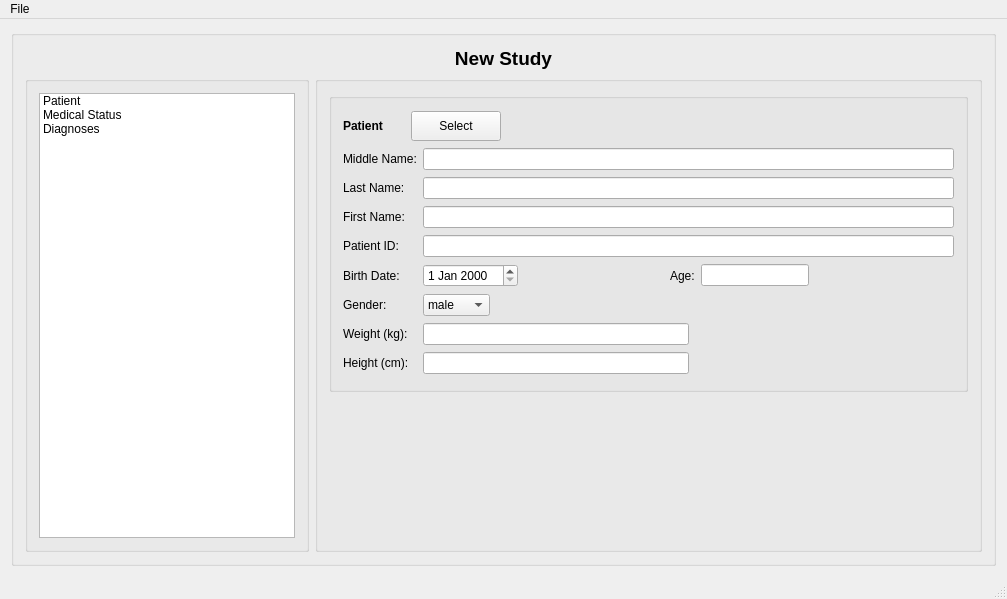
<?xml version="1.0" encoding="UTF-8"?>
<ui version="4.0">
 <class>MainForm</class>
 <widget class="QMainWindow" name="MainForm">
  <property name="geometry">
   <rect>
    <x>0</x>
    <y>0</y>
    <width>1007</width>
    <height>599</height>
   </rect>
  </property>
  <property name="windowTitle">
   <string>MainForm</string>
  </property>
  <property name="styleSheet">
   <string notr="true">/*--- General ---*/

QToolButton:disabled:checked
{
	/*color: rgb(0, 0, 255); */
	color: rgb(60, 60, 60);
	font-weight: bold;
	/*font-style: italic*/
}

QLineEdit:read-only
{
	background: palette(window);
}

QSpinBox[readOnly=&quot;true&quot;]
{
	background: palette(window);
}

QDoubleSpinBox[readOnly=&quot;true&quot;]
{
	background: palette(window);
}

/*--- SimpleDialog1 ---*/

QMainWindow[Style=&quot;SimpleDialog1&quot;]
{
	background-color:rgb(229,226,210); 
}

QDialog[Style=&quot;SimpleDialog1&quot;] &gt; QGroupBox,
QDialog[Style=&quot;SimpleDialog1&quot;] &gt; QWidget &gt; QGroupBox
{
	background-color:rgb(245,242,224);
	border-left: 2px groove rgb(205,202,184);
	border-top: 2px groove rgb(205,202,184);
	border-right: 2px ridge rgb(205,202,184);
	border-bottom: 2px ridge rgb(205,202,184);
	border-width: 2px;
	border-radius: 4px;
}

/*--- SimpleForm1 ---*/

QWidget[Style=&quot;SimpleForm1&quot;]
{
}

QWidget[Style=&quot;SimpleForm1&quot;] &gt; QGroupBox
{
	background-color:rgb(245,242,224);
	border-left: 2px groove rgb(205,202,184);
	border-top: 2px groove rgb(205,202,184);
	border-right: 2px ridge rgb(205,202,184);
	border-bottom: 2px ridge rgb(205,202,184);
	border-width: 2px;
	border-radius: 4px;
}</string>
  </property>
  <widget class="QWidget" name="centralWidget">
   <layout class="QGridLayout" name="gridLayout">
    <item row="0" column="0">
     <widget class="QStackedWidget" name="uiStackedWidget">
      <property name="currentIndex">
       <number>1</number>
      </property>
      <widget class="QWidget" name="firstPage">
       <layout class="QGridLayout" name="gridLayout_2">
        <item row="0" column="1">
         <widget class="QPushButton" name="uiNewStudyPushButton">
          <property name="minimumSize">
           <size>
            <width>120</width>
            <height>70</height>
           </size>
          </property>
          <property name="font">
           <font>
            <pointsize>14</pointsize>
            <weight>75</weight>
            <bold>true</bold>
           </font>
          </property>
          <property name="text">
           <string>New Study</string>
          </property>
         </widget>
        </item>
        <item row="0" column="2">
         <widget class="QPushButton" name="uiEmergencyPushButton">
          <property name="minimumSize">
           <size>
            <width>120</width>
            <height>70</height>
           </size>
          </property>
          <property name="font">
           <font>
            <pointsize>14</pointsize>
            <weight>75</weight>
            <bold>true</bold>
           </font>
          </property>
          <property name="text">
           <string>Emergency</string>
          </property>
         </widget>
        </item>
        <item row="0" column="0">
         <spacer name="horizontalSpacer">
          <property name="orientation">
           <enum>Qt::Horizontal</enum>
          </property>
          <property name="sizeHint" stdset="0">
           <size>
            <width>40</width>
            <height>20</height>
           </size>
          </property>
         </spacer>
        </item>
        <item row="0" column="3">
         <spacer name="horizontalSpacer_2">
          <property name="orientation">
           <enum>Qt::Horizontal</enum>
          </property>
          <property name="sizeHint" stdset="0">
           <size>
            <width>40</width>
            <height>20</height>
           </size>
          </property>
         </spacer>
        </item>
       </layout>
      </widget>
      <widget class="QWidget" name="newStudyPage">
       <layout class="QGridLayout" name="gridLayout_3">
        <property name="leftMargin">
         <number>0</number>
        </property>
        <property name="topMargin">
         <number>0</number>
        </property>
        <property name="rightMargin">
         <number>0</number>
        </property>
        <property name="bottomMargin">
         <number>0</number>
        </property>
        <item row="0" column="0">
         <widget class="QGroupBox" name="groupBox">
          <property name="title">
           <string/>
          </property>
          <layout class="QGridLayout" name="gridLayout_4">
           <item row="2" column="0" alignment="Qt::AlignLeft">
            <widget class="QGroupBox" name="uiListWidgetGroupBox">
             <property name="title">
              <string/>
             </property>
             <layout class="QGridLayout" name="gridLayout_5">
              <item row="0" column="0">
               <widget class="QListWidget" name="listWidget">
                <property name="iconSize">
                 <size>
                  <width>40</width>
                  <height>40</height>
                 </size>
                </property>
                <item>
                 <property name="text">
                  <string>Patient</string>
                 </property>
                 <property name="icon">
                  <iconset>
                   <normaloff>bin/listIcon1.png</normaloff>bin/listIcon1.png</iconset>
                 </property>
                </item>
                <item>
                 <property name="text">
                  <string>Medical Status</string>
                 </property>
                 <property name="icon">
                  <iconset>
                   <normaloff>bin/listIcon1.png</normaloff>bin/listIcon1.png</iconset>
                 </property>
                </item>
                <item>
                 <property name="text">
                  <string>Diagnoses</string>
                 </property>
                 <property name="icon">
                  <iconset>
                   <normaloff>bin/listIcon1.png</normaloff>bin/listIcon1.png</iconset>
                 </property>
                </item>
               </widget>
              </item>
             </layout>
            </widget>
           </item>
           <item row="2" column="1">
            <widget class="QGroupBox" name="uiStackWidgetGroupBox2">
             <property name="title">
              <string/>
             </property>
             <layout class="QGridLayout" name="gridLayout_6">
              <item row="0" column="0">
               <widget class="QStackedWidget" name="stackedWidget">
                <property name="currentIndex">
                 <number>0</number>
                </property>
                <widget class="QWidget" name="patientPage">
                 <layout class="QGridLayout" name="gridLayout_7">
                  <property name="leftMargin">
                   <number>0</number>
                  </property>
                  <property name="topMargin">
                   <number>0</number>
                  </property>
                  <property name="rightMargin">
                   <number>0</number>
                  </property>
                  <property name="bottomMargin">
                   <number>0</number>
                  </property>
                  <item row="0" column="1">
                   <widget class="QGroupBox" name="uiPatientGroupBox">
                    <property name="title">
                     <string/>
                    </property>
                    <layout class="QGridLayout" name="gridLayout_8">
                     <item row="2" column="0">
                      <widget class="QLabel" name="uiPatientLastNameLabel">
                       <property name="text">
                        <string>Last Name:</string>
                       </property>
                      </widget>
                     </item>
                     <item row="6" column="0">
                      <widget class="QLabel" name="uiPatientGenderLabel">
                       <property name="text">
                        <string>Gender:</string>
                       </property>
                      </widget>
                     </item>
                     <item row="2" column="1">
                      <widget class="QLineEdit" name="uiPatientLastNameLineEdit"/>
                     </item>
                     <item row="3" column="1">
                      <widget class="QLineEdit" name="uiPatientFirstNameLineEdit"/>
                     </item>
                     <item row="3" column="0">
                      <widget class="QLabel" name="uiPatientFirstNameLabel">
                       <property name="text">
                        <string>First Name:</string>
                       </property>
                      </widget>
                     </item>
                     <item row="4" column="0">
                      <widget class="QLabel" name="uiPatientIDLabel">
                       <property name="text">
                        <string>Patient ID:</string>
                       </property>
                      </widget>
                     </item>
                     <item row="4" column="1">
                      <widget class="QLineEdit" name="uiPatientIDLineEdit"/>
                     </item>
                     <item row="5" column="0">
                      <widget class="QLabel" name="uiPatientBirthDateLabel">
                       <property name="text">
                        <string>Birth Date:</string>
                       </property>
                      </widget>
                     </item>
                     <item row="1" column="0">
                      <widget class="QLabel" name="uiPatientMiddleNameLabel">
                       <property name="text">
                        <string>Middle Name:</string>
                       </property>
                      </widget>
                     </item>
                     <item row="1" column="1">
                      <widget class="QLineEdit" name="uiPatientMiddleNameLineEdit"/>
                     </item>
                     <item row="0" column="0" colspan="2">
                      <layout class="QHBoxLayout" name="_2">
                       <item>
                        <widget class="QLabel" name="uiPatientLabel">
                         <property name="minimumSize">
                          <size>
                           <width>62</width>
                           <height>0</height>
                          </size>
                         </property>
                         <property name="font">
                          <font>
                           <weight>75</weight>
                           <bold>true</bold>
                          </font>
                         </property>
                         <property name="text">
                          <string>Patient</string>
                         </property>
                        </widget>
                       </item>
                       <item>
                        <widget class="QPushButton" name="uiSelectPatientPushButton">
                         <property name="minimumSize">
                          <size>
                           <width>90</width>
                           <height>30</height>
                          </size>
                         </property>
                         <property name="text">
                          <string>Select</string>
                         </property>
                        </widget>
                       </item>
                       <item>
                        <spacer name="horizontalSpacer_3">
                         <property name="orientation">
                          <enum>Qt::Horizontal</enum>
                         </property>
                         <property name="sizeHint" stdset="0">
                          <size>
                           <width>40</width>
                           <height>20</height>
                          </size>
                         </property>
                        </spacer>
                       </item>
                      </layout>
                     </item>
                     <item row="7" column="0">
                      <widget class="QLabel" name="uiPatientWeightLabel">
                       <property name="text">
                        <string>Weight (kg):</string>
                       </property>
                      </widget>
                     </item>
                     <item row="6" column="1">
                      <layout class="QGridLayout" name="gridLayout_10">
                       <item row="0" column="0">
                        <widget class="QComboBox" name="uiPatientGenderComboBox">
                         <item>
                          <property name="text">
                           <string>male</string>
                          </property>
                         </item>
                         <item>
                          <property name="text">
                           <string>female</string>
                          </property>
                         </item>
                         <item>
                          <property name="text">
                           <string>other</string>
                          </property>
                         </item>
                        </widget>
                       </item>
                       <item row="0" column="1">
                        <spacer name="horizontalSpacer_5">
                         <property name="orientation">
                          <enum>Qt::Horizontal</enum>
                         </property>
                         <property name="sizeHint" stdset="0">
                          <size>
                           <width>40</width>
                           <height>20</height>
                          </size>
                         </property>
                        </spacer>
                       </item>
                      </layout>
                     </item>
                     <item row="5" column="1">
                      <layout class="QGridLayout" name="gridLayout_9">
                       <item row="0" column="2">
                        <widget class="QLabel" name="uiPatientAgeLabel">
                         <property name="text">
                          <string>Age:</string>
                         </property>
                        </widget>
                       </item>
                       <item row="0" column="3" alignment="Qt::AlignRight">
                        <widget class="QLineEdit" name="lineEdit">
                         <property name="readOnly">
                          <bool>true</bool>
                         </property>
                        </widget>
                       </item>
                       <item row="0" column="4">
                        <spacer name="horizontalSpacer_4">
                         <property name="orientation">
                          <enum>Qt::Horizontal</enum>
                         </property>
                         <property name="sizeHint" stdset="0">
                          <size>
                           <width>40</width>
                           <height>20</height>
                          </size>
                         </property>
                        </spacer>
                       </item>
                       <item row="0" column="0">
                        <widget class="QDateEdit" name="uiPatientBirthDateDateEdit"/>
                       </item>
                       <item row="0" column="1">
                        <spacer name="horizontalSpacer_9">
                         <property name="orientation">
                          <enum>Qt::Horizontal</enum>
                         </property>
                         <property name="sizeHint" stdset="0">
                          <size>
                           <width>40</width>
                           <height>20</height>
                          </size>
                         </property>
                        </spacer>
                       </item>
                      </layout>
                     </item>
                     <item row="7" column="1">
                      <layout class="QHBoxLayout" name="horizontalLayout">
                       <item>
                        <widget class="QLineEdit" name="uiPatientWeightLineEdit"/>
                       </item>
                       <item>
                        <spacer name="horizontalSpacer_6">
                         <property name="orientation">
                          <enum>Qt::Horizontal</enum>
                         </property>
                         <property name="sizeHint" stdset="0">
                          <size>
                           <width>40</width>
                           <height>20</height>
                          </size>
                         </property>
                        </spacer>
                       </item>
                      </layout>
                     </item>
                     <item row="8" column="0">
                      <widget class="QLabel" name="uiPatientHeightLabel">
                       <property name="text">
                        <string>Height (cm):</string>
                       </property>
                      </widget>
                     </item>
                     <item row="8" column="1">
                      <layout class="QGridLayout" name="gridLayout_11">
                       <item row="0" column="0">
                        <widget class="QLineEdit" name="uiPatientHeightLineEdit"/>
                       </item>
                       <item row="0" column="1">
                        <spacer name="horizontalSpacer_7">
                         <property name="orientation">
                          <enum>Qt::Horizontal</enum>
                         </property>
                         <property name="sizeHint" stdset="0">
                          <size>
                           <width>40</width>
                           <height>20</height>
                          </size>
                         </property>
                        </spacer>
                       </item>
                      </layout>
                     </item>
                    </layout>
                   </widget>
                  </item>
                 </layout>
                </widget>
                <widget class="QWidget" name="medicalStatusPage">
                 <layout class="QGridLayout" name="gridLayout_12">
                  <property name="leftMargin">
                   <number>0</number>
                  </property>
                  <property name="topMargin">
                   <number>0</number>
                  </property>
                  <property name="rightMargin">
                   <number>0</number>
                  </property>
                  <property name="bottomMargin">
                   <number>0</number>
                  </property>
                  <item row="0" column="0">
                   <widget class="QGroupBox" name="uiMedicalStatusGroupBox">
                    <property name="title">
                     <string/>
                    </property>
                    <layout class="QGridLayout" name="gridLayout_13">
                     <item row="0" column="0" colspan="2">
                      <widget class="QLabel" name="uiMedicalStatusLabel">
                       <property name="font">
                        <font>
                         <weight>75</weight>
                         <bold>true</bold>
                        </font>
                       </property>
                       <property name="text">
                        <string>Medical Status</string>
                       </property>
                      </widget>
                     </item>
                     <item row="1" column="0" alignment="Qt::AlignLeft">
                      <widget class="QLabel" name="uiSmokingStatusLabel">
                       <property name="text">
                        <string>Smoking Status:</string>
                       </property>
                      </widget>
                     </item>
                     <item row="1" column="2">
                      <spacer name="horizontalSpacer_8">
                       <property name="orientation">
                        <enum>Qt::Horizontal</enum>
                       </property>
                       <property name="sizeHint" stdset="0">
                        <size>
                         <width>40</width>
                         <height>20</height>
                        </size>
                       </property>
                      </spacer>
                     </item>
                     <item row="2" column="0">
                      <widget class="QLabel" name="uiPregnancyStatusLabel">
                       <property name="text">
                        <string>Pregnancy Status:</string>
                       </property>
                      </widget>
                     </item>
                     <item row="2" column="1">
                      <layout class="QGridLayout" name="gridLayout_15">
                       <item row="0" column="0">
                        <widget class="QComboBox" name="uiPregnancyStatusComboBox">
                         <item>
                          <property name="text">
                           <string>No</string>
                          </property>
                         </item>
                         <item>
                          <property name="text">
                           <string>Yes</string>
                          </property>
                         </item>
                        </widget>
                       </item>
                      </layout>
                     </item>
                     <item row="1" column="1">
                      <layout class="QGridLayout" name="gridLayout_14">
                       <item row="0" column="0">
                        <widget class="QComboBox" name="uiSmokingStatusComboBox">
                         <item>
                          <property name="text">
                           <string>No</string>
                          </property>
                         </item>
                         <item>
                          <property name="text">
                           <string>Yes</string>
                          </property>
                         </item>
                        </widget>
                       </item>
                      </layout>
                     </item>
                     <item row="3" column="0">
                      <widget class="QLabel" name="uiPatientHistoryLabel">
                       <property name="text">
                        <string>Patient History:</string>
                       </property>
                      </widget>
                     </item>
                     <item row="3" column="1" colspan="2">
                      <widget class="QTextEdit" name="uiPatientHistoryTextEdit"/>
                     </item>
                    </layout>
                   </widget>
                  </item>
                 </layout>
                </widget>
                <widget class="QWidget" name="diagnosesPage">
                 <layout class="QGridLayout" name="gridLayout_16">
                  <property name="leftMargin">
                   <number>0</number>
                  </property>
                  <property name="topMargin">
                   <number>0</number>
                  </property>
                  <property name="rightMargin">
                   <number>0</number>
                  </property>
                  <property name="bottomMargin">
                   <number>0</number>
                  </property>
                  <item row="0" column="0">
                   <widget class="QGroupBox" name="uiPatientDiagnosesGroupBox">
                    <property name="title">
                     <string/>
                    </property>
                    <layout class="QGridLayout" name="gridLayout_17">
                     <item row="0" column="0">
                      <widget class="QLabel" name="uiPatinetDiagnosesLabel">
                       <property name="font">
                        <font>
                         <weight>75</weight>
                         <bold>true</bold>
                        </font>
                       </property>
                       <property name="text">
                        <string>Diagnoses</string>
                       </property>
                      </widget>
                     </item>
                     <item row="1" column="0">
                      <widget class="QTextEdit" name="uiPatientDiagnosesTextEdit"/>
                     </item>
                    </layout>
                   </widget>
                  </item>
                 </layout>
                </widget>
               </widget>
              </item>
              <item row="1" column="0">
               <spacer name="verticalSpacer">
                <property name="orientation">
                 <enum>Qt::Vertical</enum>
                </property>
                <property name="sizeHint" stdset="0">
                 <size>
                  <width>20</width>
                  <height>40</height>
                 </size>
                </property>
               </spacer>
              </item>
             </layout>
            </widget>
           </item>
           <item row="0" column="0" colspan="2">
            <widget class="QLabel" name="uiNewStudyLabel">
             <property name="font">
              <font>
               <pointsize>14</pointsize>
               <weight>75</weight>
               <bold>true</bold>
              </font>
             </property>
             <property name="text">
              <string>New Study</string>
             </property>
             <property name="alignment">
              <set>Qt::AlignCenter</set>
             </property>
            </widget>
           </item>
          </layout>
         </widget>
        </item>
       </layout>
      </widget>
     </widget>
    </item>
   </layout>
  </widget>
  <widget class="QMenuBar" name="menuBar">
   <property name="geometry">
    <rect>
     <x>0</x>
     <y>0</y>
     <width>1007</width>
     <height>21</height>
    </rect>
   </property>
   <widget class="QMenu" name="menuFile">
    <property name="title">
     <string>File</string>
    </property>
    <addaction name="actionConnect_Device"/>
    <addaction name="actionLoad_Study"/>
    <addaction name="separator"/>
    <addaction name="actionExit"/>
   </widget>
   <addaction name="menuFile"/>
  </widget>
  <widget class="QStatusBar" name="statusBar"/>
  <action name="actionConnect_Device">
   <property name="text">
    <string>Connect Device</string>
   </property>
  </action>
  <action name="actionLoad_Study">
   <property name="text">
    <string>Load Study</string>
   </property>
  </action>
  <action name="actionExit">
   <property name="text">
    <string>Exit</string>
   </property>
  </action>
 </widget>
 <layoutdefault spacing="6" margin="11"/>
 <tabstops>
  <tabstop>listWidget</tabstop>
  <tabstop>uiPatientMiddleNameLineEdit</tabstop>
  <tabstop>uiPatientLastNameLineEdit</tabstop>
  <tabstop>uiPatientFirstNameLineEdit</tabstop>
  <tabstop>uiPatientIDLineEdit</tabstop>
  <tabstop>uiPatientBirthDateDateEdit</tabstop>
  <tabstop>lineEdit</tabstop>
  <tabstop>uiPatientGenderComboBox</tabstop>
  <tabstop>uiPatientWeightLineEdit</tabstop>
  <tabstop>uiNewStudyPushButton</tabstop>
  <tabstop>uiPatientHeightLineEdit</tabstop>
  <tabstop>uiEmergencyPushButton</tabstop>
 </tabstops>
 <resources/>
 <connections/>
</ui>
